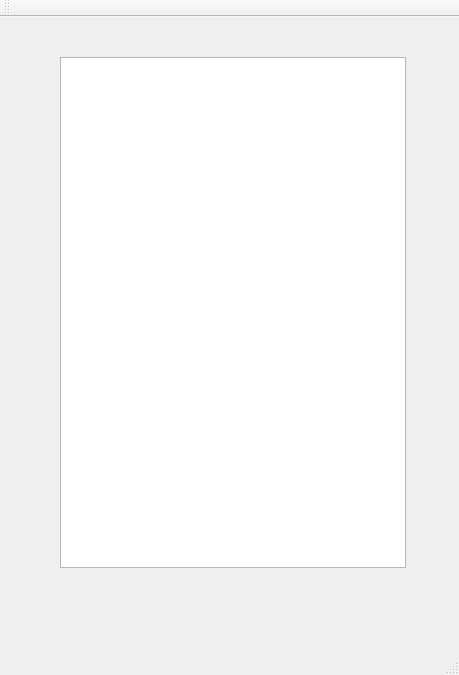
<?xml version="1.0" encoding="UTF-8"?>
<ui version="4.0">
 <class>MainWindow</class>
 <widget class="QMainWindow" name="MainWindow">
  <property name="geometry">
   <rect>
    <x>0</x>
    <y>0</y>
    <width>459</width>
    <height>675</height>
   </rect>
  </property>
  <property name="windowTitle">
   <string>MainWindow</string>
  </property>
  <widget class="QWidget" name="centralWidget">
   <widget class="QTreeWidget" name="treeWidget_rviz">
    <property name="geometry">
     <rect>
      <x>60</x>
      <y>40</y>
      <width>346</width>
      <height>511</height>
     </rect>
    </property>
    <attribute name="headerVisible">
     <bool>false</bool>
    </attribute>
    <attribute name="headerCascadingSectionResizes">
     <bool>true</bool>
    </attribute>
    <attribute name="headerDefaultSectionSize">
     <number>80</number>
    </attribute>
    <attribute name="headerMinimumSectionSize">
     <number>160</number>
    </attribute>
    <column>
     <property name="text">
      <string notr="true">1</string>
     </property>
    </column>
   </widget>
  </widget>
  <widget class="QMenuBar" name="menuBar">
   <property name="geometry">
    <rect>
     <x>0</x>
     <y>0</y>
     <width>459</width>
     <height>28</height>
    </rect>
   </property>
  </widget>
  <widget class="QToolBar" name="mainToolBar">
   <attribute name="toolBarArea">
    <enum>TopToolBarArea</enum>
   </attribute>
   <attribute name="toolBarBreak">
    <bool>false</bool>
   </attribute>
  </widget>
  <widget class="QStatusBar" name="statusBar"/>
 </widget>
 <layoutdefault spacing="6" margin="11"/>
 <resources/>
 <connections/>
</ui>
